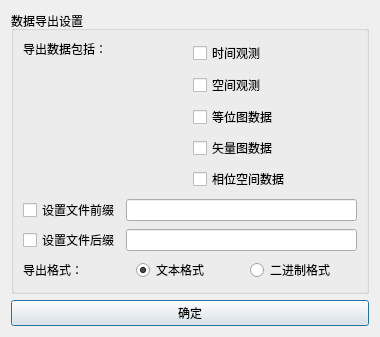
<?xml version="1.0" encoding="UTF-8"?>
<ui version="4.0">
 <class>Dialog_DataProcessingSettingDlg</class>
 <widget class="QDialog" name="Dialog_DataProcessingSettingDlg">
  <property name="windowModality">
   <enum>Qt::ApplicationModal</enum>
  </property>
  <property name="geometry">
   <rect>
    <x>0</x>
    <y>0</y>
    <width>380</width>
    <height>337</height>
   </rect>
  </property>
  <property name="minimumSize">
   <size>
    <width>0</width>
    <height>0</height>
   </size>
  </property>
  <property name="maximumSize">
   <size>
    <width>16777215</width>
    <height>16777215</height>
   </size>
  </property>
  <property name="windowTitle">
   <string>数据处理设置</string>
  </property>
  <layout class="QGridLayout" name="gridLayout_2">
   <item row="2" column="0">
    <layout class="QHBoxLayout" name="horizontalLayout_10">
     <item>
      <widget class="QPushButton" name="pushButton_ok">
       <property name="text">
        <string>确定</string>
       </property>
      </widget>
     </item>
    </layout>
   </item>
   <item row="0" column="0">
    <widget class="QGroupBox" name="groupBox_WorkSpace_X">
     <property name="title">
      <string>数据导出设置</string>
     </property>
     <layout class="QGridLayout" name="gridLayout">
      <item row="6" column="0" colspan="2">
       <layout class="QHBoxLayout" name="horizontalLayout_5">
        <item>
         <widget class="QLabel" name="label_2">
          <property name="text">
           <string>导出格式：</string>
          </property>
         </widget>
        </item>
        <item>
         <widget class="QRadioButton" name="radioButton_text_format">
          <property name="text">
           <string>文本格式</string>
          </property>
          <property name="checked">
           <bool>true</bool>
          </property>
         </widget>
        </item>
        <item>
         <widget class="QRadioButton" name="radioButton_binary_format">
          <property name="text">
           <string>二进制格式</string>
          </property>
         </widget>
        </item>
       </layout>
      </item>
      <item row="2" column="0" colspan="2">
       <layout class="QHBoxLayout" name="horizontalLayout_3">
        <item>
         <widget class="QCheckBox" name="checkBox_set_prefix">
          <property name="text">
           <string>设置文件前缀</string>
          </property>
         </widget>
        </item>
        <item>
         <widget class="QLineEdit" name="lineEdit_prefix"/>
        </item>
       </layout>
      </item>
      <item row="4" column="0" colspan="2">
       <layout class="QHBoxLayout" name="horizontalLayout_4">
        <item>
         <widget class="QCheckBox" name="checkBox_set_suffix">
          <property name="text">
           <string>设置文件后缀</string>
          </property>
         </widget>
        </item>
        <item>
         <widget class="QLineEdit" name="lineEdit_suffix"/>
        </item>
       </layout>
      </item>
      <item row="0" column="0">
       <layout class="QVBoxLayout" name="verticalLayout_2">
        <item>
         <widget class="QLabel" name="label">
          <property name="text">
           <string>导出数据包括：</string>
          </property>
          <property name="alignment">
           <set>Qt::AlignLeading|Qt::AlignLeft|Qt::AlignTop</set>
          </property>
          <property name="wordWrap">
           <bool>false</bool>
          </property>
          <property name="margin">
           <number>15</number>
          </property>
         </widget>
        </item>
       </layout>
      </item>
      <item row="0" column="1">
       <layout class="QVBoxLayout" name="verticalLayout">
        <item>
         <spacer name="verticalSpacer_6">
          <property name="orientation">
           <enum>Qt::Vertical</enum>
          </property>
          <property name="sizeHint" stdset="0">
           <size>
            <width>20</width>
            <height>40</height>
           </size>
          </property>
         </spacer>
        </item>
        <item>
         <widget class="QCheckBox" name="checkBox_Time_obser">
          <property name="text">
           <string>时间观测</string>
          </property>
         </widget>
        </item>
        <item>
         <spacer name="verticalSpacer_7">
          <property name="orientation">
           <enum>Qt::Vertical</enum>
          </property>
          <property name="sizeHint" stdset="0">
           <size>
            <width>20</width>
            <height>40</height>
           </size>
          </property>
         </spacer>
        </item>
        <item>
         <spacer name="verticalSpacer_12">
          <property name="orientation">
           <enum>Qt::Vertical</enum>
          </property>
          <property name="sizeHint" stdset="0">
           <size>
            <width>20</width>
            <height>40</height>
           </size>
          </property>
         </spacer>
        </item>
        <item>
         <widget class="QCheckBox" name="checkBox_space_obser">
          <property name="text">
           <string>空间观测</string>
          </property>
         </widget>
        </item>
        <item>
         <spacer name="verticalSpacer_8">
          <property name="orientation">
           <enum>Qt::Vertical</enum>
          </property>
          <property name="sizeHint" stdset="0">
           <size>
            <width>20</width>
            <height>40</height>
           </size>
          </property>
         </spacer>
        </item>
        <item>
         <widget class="QCheckBox" name="checkBox_contor_plot">
          <property name="text">
           <string>等位图数据</string>
          </property>
         </widget>
        </item>
        <item>
         <spacer name="verticalSpacer_9">
          <property name="orientation">
           <enum>Qt::Vertical</enum>
          </property>
          <property name="sizeHint" stdset="0">
           <size>
            <width>20</width>
            <height>40</height>
           </size>
          </property>
         </spacer>
        </item>
        <item>
         <widget class="QCheckBox" name="checkBox_vector_data">
          <property name="text">
           <string>矢量图数据</string>
          </property>
         </widget>
        </item>
        <item>
         <spacer name="verticalSpacer_10">
          <property name="orientation">
           <enum>Qt::Vertical</enum>
          </property>
          <property name="sizeHint" stdset="0">
           <size>
            <width>20</width>
            <height>40</height>
           </size>
          </property>
         </spacer>
        </item>
        <item>
         <widget class="QCheckBox" name="checkBox_phase_space">
          <property name="text">
           <string>相位空间数据</string>
          </property>
         </widget>
        </item>
        <item>
         <spacer name="verticalSpacer_11">
          <property name="orientation">
           <enum>Qt::Vertical</enum>
          </property>
          <property name="sizeHint" stdset="0">
           <size>
            <width>20</width>
            <height>40</height>
           </size>
          </property>
         </spacer>
        </item>
       </layout>
      </item>
      <item row="7" column="0">
       <spacer name="verticalSpacer_4">
        <property name="orientation">
         <enum>Qt::Vertical</enum>
        </property>
        <property name="sizeHint" stdset="0">
         <size>
          <width>20</width>
          <height>40</height>
         </size>
        </property>
       </spacer>
      </item>
      <item row="3" column="0">
       <spacer name="verticalSpacer_3">
        <property name="orientation">
         <enum>Qt::Vertical</enum>
        </property>
        <property name="sizeHint" stdset="0">
         <size>
          <width>20</width>
          <height>40</height>
         </size>
        </property>
       </spacer>
      </item>
      <item row="1" column="0">
       <spacer name="verticalSpacer_2">
        <property name="orientation">
         <enum>Qt::Vertical</enum>
        </property>
        <property name="sizeHint" stdset="0">
         <size>
          <width>20</width>
          <height>40</height>
         </size>
        </property>
       </spacer>
      </item>
      <item row="5" column="0">
       <spacer name="verticalSpacer_5">
        <property name="orientation">
         <enum>Qt::Vertical</enum>
        </property>
        <property name="sizeHint" stdset="0">
         <size>
          <width>20</width>
          <height>40</height>
         </size>
        </property>
       </spacer>
      </item>
     </layout>
    </widget>
   </item>
   <item row="1" column="0">
    <spacer name="verticalSpacer">
     <property name="orientation">
      <enum>Qt::Vertical</enum>
     </property>
     <property name="sizeHint" stdset="0">
      <size>
       <width>20</width>
       <height>40</height>
      </size>
     </property>
    </spacer>
   </item>
  </layout>
 </widget>
 <tabstops>
  <tabstop>checkBox_Time_obser</tabstop>
  <tabstop>checkBox_space_obser</tabstop>
  <tabstop>checkBox_contor_plot</tabstop>
  <tabstop>checkBox_vector_data</tabstop>
  <tabstop>checkBox_phase_space</tabstop>
  <tabstop>checkBox_set_prefix</tabstop>
  <tabstop>lineEdit_prefix</tabstop>
  <tabstop>checkBox_set_suffix</tabstop>
  <tabstop>lineEdit_suffix</tabstop>
  <tabstop>radioButton_text_format</tabstop>
  <tabstop>radioButton_binary_format</tabstop>
  <tabstop>pushButton_ok</tabstop>
 </tabstops>
 <resources/>
 <connections/>
</ui>
